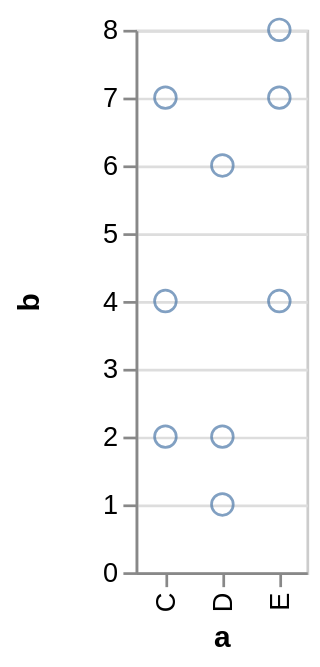

The specification (Vega-Lite) saved for this image:
### Vega specification from a JSON file in a GitHub repository (floating-point values rounded to 4 significant figures)
{"$schema": "https://vega.github.io/schema/vega/v3.0.json", "autosize": "pad", "padding": 5, "encode": {"update": {"stroke": {"value": "#ccc"}, "fill": {"value": "transparent"}}}, "data": [{"name": "source_0", "values": [{"a": "C", "b": 2}, {"a": "C", "b": 7}, {"a": "C", "b": 4}, {"a": "D", "b": 1}, {"a": "D", "b": 2}, {"a": "D", "b": 6}, {"a": "E", "b": 8}, {"a": "E", "b": 4}, {"a": "E", "b": 7}]}, {"name": "data_0", "source": "source_0", "transform": [{"type": "formula", "expr": "toNumber(datum[\"b\"])", "as": "b"}, {"type": "filter", "expr": "datum[\"b\"] !== null && !isNaN(datum[\"b\"])"}]}], "signals": [{"name": "plotname_x_step", "value": 21}, {"name": "width", "update": "bandspace(domain('plotname_x').length, 1, 0.5) * plotname_x_step"}, {"name": "height", "update": "200"}], "marks": [{"name": "plotname_marks", "type": "symbol", "role": "point", "from": {"data": "data_0"}, "encode": {"update": {"x": {"scale": "plotname_x", "field": "a"}, "y": {"scale": "plotname_y", "field": "b"}, "stroke": {"value": "#4c78a8"}, "fill": {"value": "transparent"}, "opacity": {"value": 0.7}}}}], "scales": [{"name": "plotname_x", "type": "point", "domain": {"data": "data_0", "field": "a", "sort": true}, "range": {"step": {"signal": "plotname_x_step"}}, "round": true, "padding": 0.5}, {"name": "plotname_y", "type": "linear", "domain": {"data": "data_0", "field": "b"}, "range": [{"signal": "height"}, 0], "round": true, "nice": true, "zero": true}], "axes": [{"scale": "plotname_x", "orient": "bottom", "tickCount": 5, "title": "a", "zindex": 1, "encode": {"labels": {"update": {"angle": {"value": 270}, "align": {"value": "right"}, "baseline": {"value": "middle"}}}}}, {"scale": "plotname_y", "maxExtent": 30, "minExtent": 30, "orient": "left", "title": "b", "zindex": 1}, {"scale": "plotname_y", "domain": false, "grid": true, "labels": false, "orient": "left", "ticks": false, "zindex": 0, "gridScale": "plotname_x"}], "config": {"axis": {"quantitativeExtent": 30}}}
